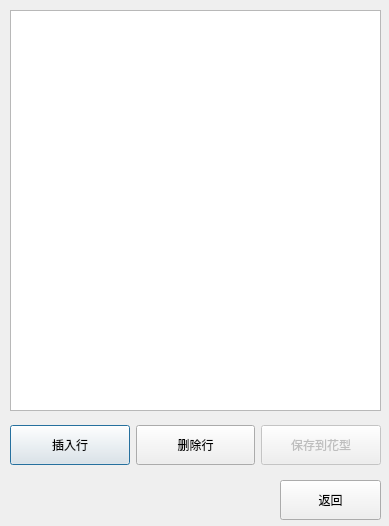
<?xml version="1.0" encoding="UTF-8"?>
<ui version="4.0">
 <class>QHuabanXhForm</class>
 <widget class="QDialog" name="QHuabanXhForm">
  <property name="geometry">
   <rect>
    <x>0</x>
    <y>0</y>
    <width>389</width>
    <height>526</height>
   </rect>
  </property>
  <property name="windowTitle">
   <string>Dialog</string>
  </property>
  <property name="styleSheet">
   <string notr="true"/>
  </property>
  <widget class="QWidget" name="layoutWidget">
   <property name="geometry">
    <rect>
     <x>10</x>
     <y>420</y>
     <width>371</width>
     <height>51</height>
    </rect>
   </property>
   <layout class="QHBoxLayout" name="horizontalLayout">
    <item>
     <widget class="QPushButton" name="pushButton">
      <property name="minimumSize">
       <size>
        <width>0</width>
        <height>40</height>
       </size>
      </property>
      <property name="text">
       <string>插入行</string>
      </property>
     </widget>
    </item>
    <item>
     <widget class="QPushButton" name="pushButton_2">
      <property name="minimumSize">
       <size>
        <width>0</width>
        <height>40</height>
       </size>
      </property>
      <property name="text">
       <string>删除行</string>
      </property>
     </widget>
    </item>
    <item>
     <widget class="QPushButton" name="pushButton_4">
      <property name="enabled">
       <bool>false</bool>
      </property>
      <property name="minimumSize">
       <size>
        <width>0</width>
        <height>40</height>
       </size>
      </property>
      <property name="text">
       <string>保存到花型</string>
      </property>
     </widget>
    </item>
   </layout>
  </widget>
  <widget class="QPushButton" name="pushButton_5">
   <property name="geometry">
    <rect>
     <x>280</x>
     <y>480</y>
     <width>101</width>
     <height>40</height>
    </rect>
   </property>
   <property name="minimumSize">
    <size>
     <width>0</width>
     <height>40</height>
    </size>
   </property>
   <property name="text">
    <string>返回</string>
   </property>
  </widget>
  <widget class="QTableView" name="tableView">
   <property name="geometry">
    <rect>
     <x>10</x>
     <y>10</y>
     <width>371</width>
     <height>401</height>
    </rect>
   </property>
  </widget>
 </widget>
 <resources/>
 <connections/>
</ui>
